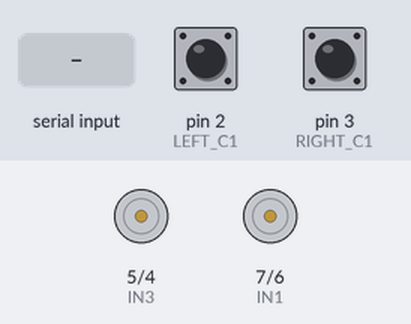
This sketch was run on a simulated Arduino Uno, built with avr-gcc and run on an emulated ATmega328P. Shown: motor-driver pin pairs drawn as motors (green arrow = first pin HIGH = forward, orange = second pin HIGH = backward, longer = more drive). The inputs (shaded band) are chosen by the test bench; at power-on: pin 2 (LEFT_C1) HIGH, pin 3 (RIGHT_C1) HIGH. What the sketch prints to the serial monitor is not drawn.

Above: at 1.2 s.
1.3 s: "F\n" received over Serial
At 2.2 s:
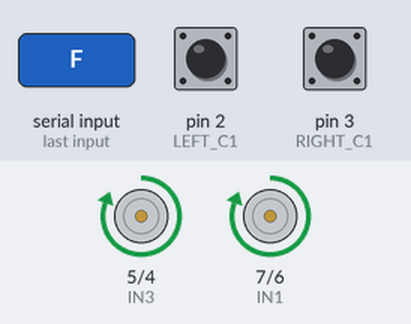
2.8 s: "B\n" received over Serial
At 3.4 s:
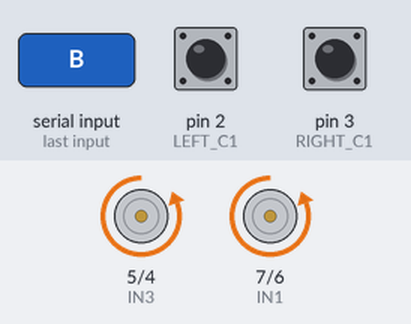
4.3 s: "L\n" received over Serial
At 5.5 s:
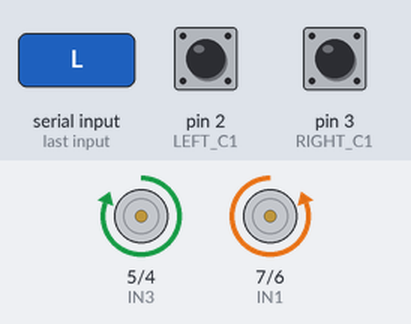
5.8 s: "R\n" received over Serial
At 6.9 s:
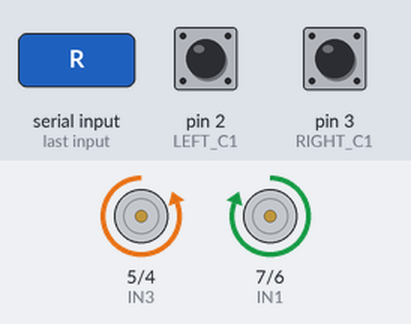
7.3 s: "S\n" received over Serial
At 8.0 s:
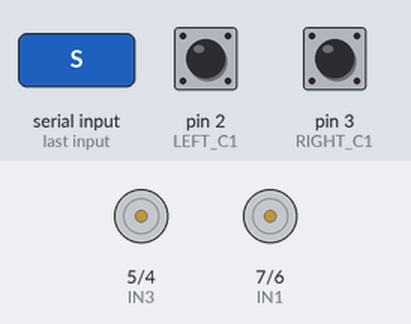
Timing chart, 0 to 9.8 s (numbered marks = the images above; inputs shaded):
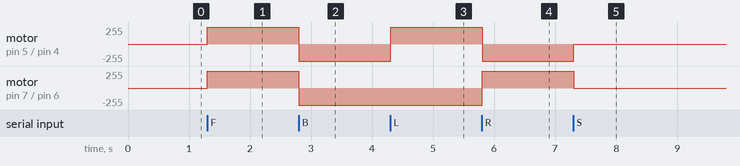

Measured:
- after the input at 1.3 s, motor on pin 5 (IN3) / pin 4 (IN4), motor on pin 7 (IN1) / pin 6 (IN2): stopped → forward 255/255 at once
- after the input at 2.8 s, motor on pin 5 (IN3) / pin 4 (IN4), motor on pin 7 (IN1) / pin 6 (IN2): forward 255/255 → backward 255/255 at once
- after the input at 4.3 s, motor on pin 5 (IN3) / pin 4 (IN4): backward 255/255 → forward 255/255 at once
- after the input at 5.8 s, motor on pin 5 (IN3) / pin 4 (IN4): forward 255/255 → backward 255/255 at once; motor on pin 7 (IN1) / pin 6 (IN2): backward 255/255 → forward 255/255 at once
- after the input at 7.3 s, motor on pin 5 (IN3) / pin 4 (IN4): backward 255/255 → stopped at once; motor on pin 7 (IN1) / pin 6 (IN2): forward 255/255 → stopped at once

The sketch:

arduinomotorcon.ino
```cpp
// === Motor Pins ===
#define IN1 7     // Left motor forward
#define IN2 6     // Left motor reverse
#define IN3 5     // Right motor forward
#define IN4 4     // Right motor reverse

// === Encoder Pins ===
#define LEFT_C1 2    // Interrupt pin
#define LEFT_C2 8
#define RIGHT_C1 3   // Interrupt pin
#define RIGHT_C2 9

volatile long left_count = 0;
volatile long right_count = 0;

// Encoder ISR handlers
void leftEncoderISR() {
  int b = digitalRead(LEFT_C2);
  if (b == HIGH)
    left_count++;
  else
    left_count--;
}

void rightEncoderISR() {
  int b = digitalRead(RIGHT_C2);
  if (b == HIGH)
    right_count++;
  else
    right_count--;
}

void setup() {
  Serial.begin(9600);

  // Motor pin setup
  pinMode(IN1, OUTPUT);
  pinMode(IN2, OUTPUT);
  pinMode(IN3, OUTPUT);
  pinMode(IN4, OUTPUT);

  // Encoder pin setup
  pinMode(LEFT_C1, INPUT_PULLUP);
  pinMode(LEFT_C2, INPUT_PULLUP);
  pinMode(RIGHT_C1, INPUT_PULLUP);
  pinMode(RIGHT_C2, INPUT_PULLUP);

  attachInterrupt(digitalPinToInterrupt(LEFT_C1), leftEncoderISR, CHANGE);
  attachInterrupt(digitalPinToInterrupt(RIGHT_C1), rightEncoderISR, CHANGE);

  Serial.println("✅ Ready for joystick input");
}

void loop() {
  if (Serial.available()) {
    String cmd = Serial.readStringUntil('\n');
    cmd.trim();

    if (cmd == "F") {
      moveForward();
    } else if (cmd == "B") {
      moveBackward();
    } else if (cmd == "L") {
      turnLeft();
    } else if (cmd == "R") {
      turnRight();
    } else if (cmd == "S") {
      stopMotors();
    }

    // Report encoder counts
    Serial.print("L: ");
    Serial.print(left_count);
    Serial.print(" | R: ");
    Serial.println(right_count);
  }
}

void moveForward() {
  digitalWrite(IN1, HIGH);
  digitalWrite(IN2, LOW);
  digitalWrite(IN3, HIGH);
  digitalWrite(IN4, LOW);
}

void moveBackward() {
  digitalWrite(IN1, LOW);
  digitalWrite(IN2, HIGH);
  digitalWrite(IN3, LOW);
  digitalWrite(IN4, HIGH);
}

void turnLeft() {
  digitalWrite(IN1, LOW);
  digitalWrite(IN2, HIGH);
  digitalWrite(IN3, HIGH);
  digitalWrite(IN4, LOW);
}

void turnRight() {
  digitalWrite(IN1, HIGH);
  digitalWrite(IN2, LOW);
  digitalWrite(IN3, LOW);
  digitalWrite(IN4, HIGH);
}

void stopMotors() {
  digitalWrite(IN1, LOW);
  digitalWrite(IN2, LOW);
  digitalWrite(IN3, LOW);
  digitalWrite(IN4, LOW);
}
```
